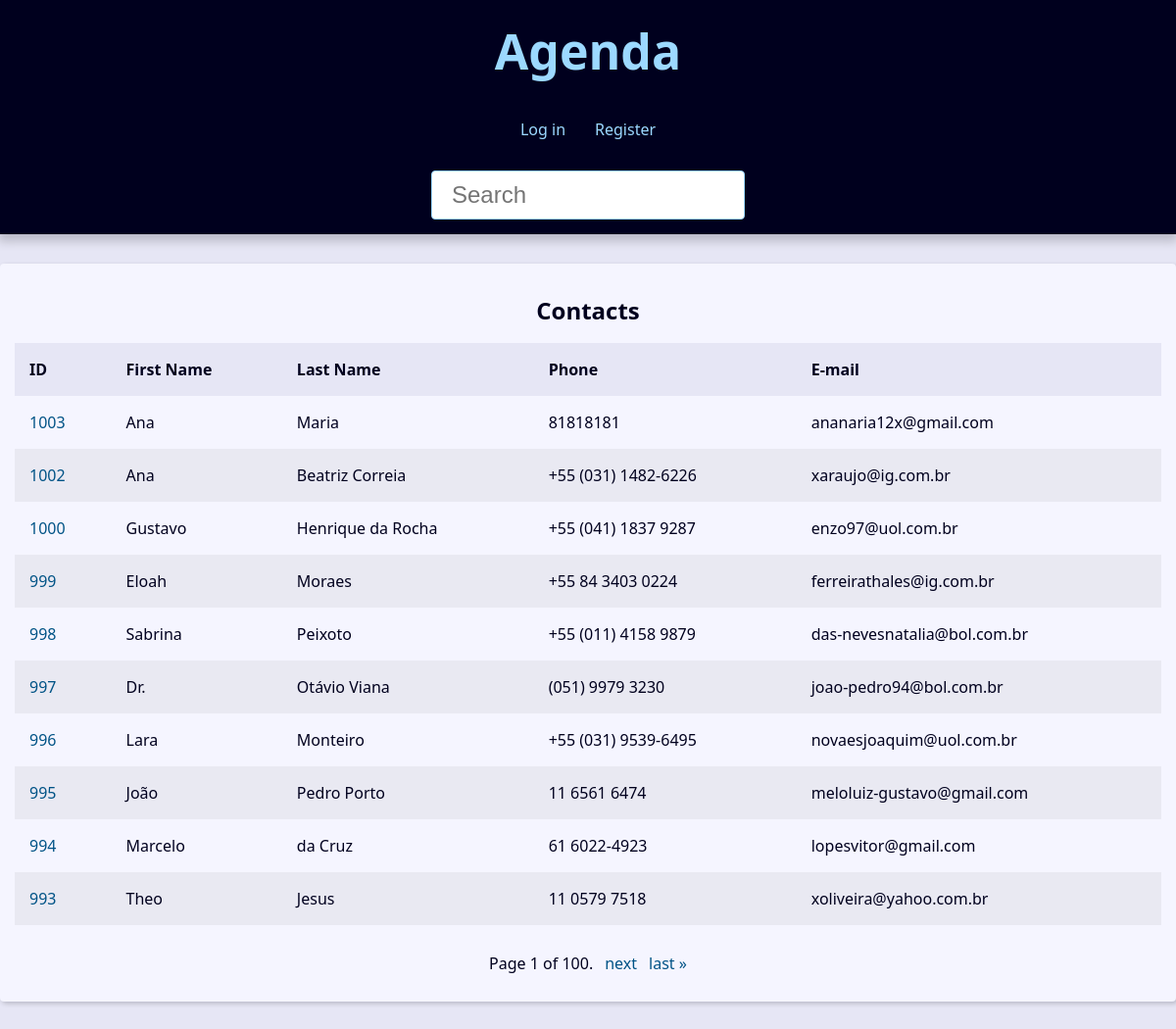
The page / on the database its author committed.
### contact/models.py (models this page shows, shortened)
class Contact(models.Model):
    first_name = models.CharField(max_length=50)
    last_name = models.CharField(max_length=50, blank=True)
    phone = models.CharField(max_length=50)
    email = models.EmailField(max_length=254)
    created_date = models.DateTimeField(default=timezone.now)
    description = models.TextField(blank=True)
    show = models.BooleanField(default=True)
    picture = models.ImageField(blank=True, upload_to='pictures/%Y/%m/')
    category = models.ForeignKey(
        Category,
        on_delete=models.SET_NULL,
        blank=True, null=True,
    )
    owner = models.ForeignKey(
        User,
        on_delete=models.SET_NULL,
        blank=True, null=True,
    )

### contact/views/contact_views.py (the view)
# urls.py: path('', views.index, name='index'),
def index(request):
    contacts = Contact.objects\
        .filter(show=True)\
        .order_by('-id')
    paginator = Paginator(contacts, 10)
    page_number = request.GET.get("page")
    page_obj = paginator.get_page(page_number)
    context = {
        'page_obj': page_obj,
        'site_title': 'Contatos - ',
    }
    return render(
        request,
        'contact/index.html',
        context,
    )

### contact/templates/contact/index.html
{% extends 'global/base.html' %}
{% block content %}
{% if page_obj %}
    <div class="responsive-table">
        <table class="contacts-table">
            <caption class ="table-caption">
                Contacts
            </caption>
            <thead>
                <tr class="table-row table-row-header">
                    <th class="table-header">ID</th>
                    <th class="table-header">First Name</th>
                    <th class="table-header">Last Name</th>
                    <th class="table-header">Phone</th>
                    <th class="table-header">E-mail</th>
                </tr>
            </thead>
            <tbody>
                {% for contact in page_obj  %}
                    <tr class="table-row">
                        <td class="table-cel">
                            <a
                                class="table-link"
                                href="{% url 'contact:contact' contact.id %}"
                            >
                                {{ contact.id }}
                            </a>
                        </td>
                        <td class="table-cel">
                            {{ contact.first_name }}
                        </td>
                        <td class="table-cel">
                            {{ contact.last_name }}
                        </td>
                        <td class="table-cel">
                            {{ contact.phone }}
                        </td>
                        <td class="table-cel">
                            {{ contact.email }}
                        </td>
                    </tr>
                {% endfor %}
            </tbody>
        </table>
    </div>
{% else %}
            <div class="single-contact">
        <h1 class="single-contact-name">
            Nenhum contato encontrado
        </h1>
    </div>
{% endif %}
{% endblock content %}

### base_static/global/css/style.css (style rules this page uses)
:root { --spacing: 1.5rem; --link-dark-color: rgb(0, 83, 134); --link-light-color: rgb(156, 217, 255); --clr-white: rgb(245, 245, 255); --clr-black: rgb(0, 0, 30); --clr-light-gray: rgb(230, 230, 245); --clr-dark-shadow-5: rgba(0, 0, 10, 5%); --clr-dark-shadow-10: rgba(0, 0, 10, 10%); --clr-dark-shadow-20: rgba(0, 0, 10, 20%); --clr-light-shadow-5: rgba(200, 200, 255, 5%); --clr-light-shadow-10: rgba(200, 200, 255, 10%); --clr-light-shadow-20: rgba(200, 200, 255, 20%); --main-page-width: 120rem; --table-min-width: 60rem; --biggest-font-size: 5rem; --bigger-font-size: 4rem; --big-font-size: 3.2rem; --medium-font-size: 2.4rem; --small-font-size: 1.6rem; --smaller-font-size: 1.4rem; --smallest-font-size: 1.2rem; --transition-fast: 300ms; --transition-medium: 600ms; --transition-slow: 1s; --default-border-radius: 4px; }
*, *::before, *::after { margin: 0; padding: 0; box-sizing: border-box; }
html { font-size: 62.5%; }
body { font-family: system-ui, -apple-system, BlinkMacSystemFont, 'Segoe UI', Roboto, Oxygen, Ubuntu, Cantarell, 'Open Sans', 'Helvetica Neue', sans-serif; line-height: 1.5; font-size: var(--small-font-size); color: var(--clr-black); -webkit-font-smoothing: antialiased; background: var(--clr-light-gray); }
.responsive-table { width: 100%; overflow-x: auto; }
.contacts-table { width: 100%; min-width: var(--table-min-width); border-collapse: collapse; }
.table-caption { font-size: var(--medium-font-size); font-weight: bold; padding: var(--spacing); }
.table-row { text-align: left; text-overflow: ellipsis; transition: background-color var(--transition-fast) ease-in-out; }
.table-row:nth-of-type(2n) { background: var(--clr-dark-shadow-5); }
.table-row-header { background: var(--clr-light-gray); color: var(--clr-black); }
.table-cel, .table-header { padding: var(--spacing); }
.table-link { color: var(--link-dark-color); transition: color var(--transition-fast) ease-in-out; text-decoration: none; }

### rows shown on the page
Contact: id "1003", first_name "Ana", last_name "Maria", phone "81818181", email "ananaria12x@gmail.com"
Contact: id "1002", first_name "Ana", last_name "Beatriz Correia", phone "+55 (031) 1482-6226", email "xaraujo@ig.com.br"
Contact: id "1000", first_name "Gustavo", last_name "Henrique da Rocha", phone "+55 (041) 1837 9287", email "enzo97@uol.com.br"
Contact: id "999", first_name "Eloah", last_name "Moraes", phone "+55 84 3403 0224", email "ferreirathales@ig.com.br"
Contact: id "998", first_name "Sabrina", last_name "Peixoto", phone "+55 (011) 4158 9879", email "das-nevesnatalia@bol.com.br"
Contact: id "997", first_name "Dr.", last_name "Otávio Viana", phone "(051) 9979 3230", email "joao-pedro94@bol.com.br"
Contact: id "996", first_name "Lara", last_name "Monteiro", phone "+55 (031) 9539-6495", email "novaesjoaquim@uol.com.br"
Contact: id "995", first_name "João", last_name "Pedro Porto", phone "11 6561 6474", email "meloluiz-gustavo@gmail.com"
Contact: id "994", first_name "Marcelo", last_name "da Cruz", phone "61 6022-4923", email "lopesvitor@gmail.com"
Contact: id "993", first_name "Theo", last_name "Jesus", phone "11 0579 7518", email "xoliveira@yahoo.com.br"

### other values the page prints
{{ page_obj.number }} "1"
{{ page_obj.paginator.num_pages }} "100"
